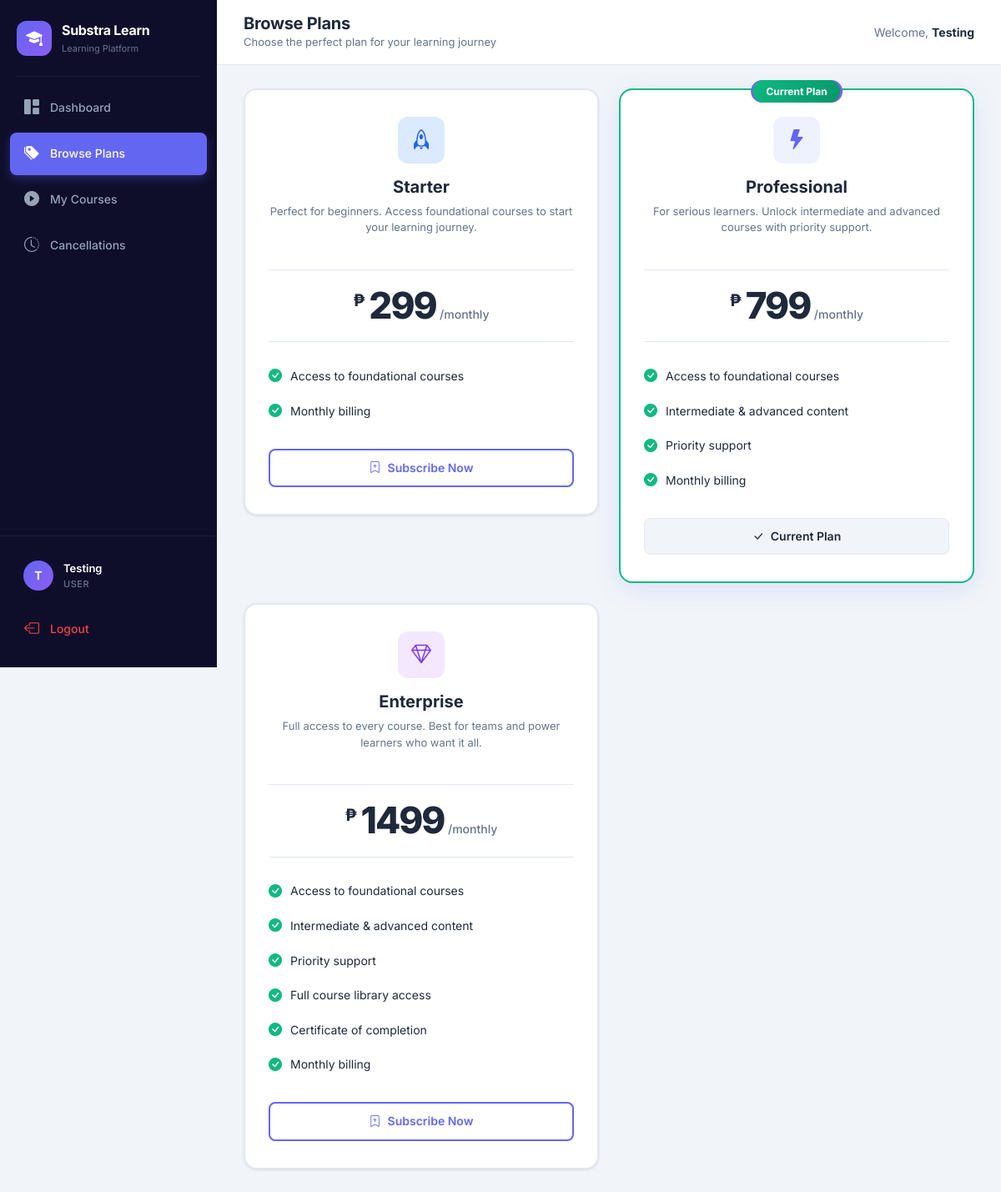
The app's page /plans (signed in) with its own data.
### tables this page shows
CREATE TABLE plans (
    id INTEGER PRIMARY KEY AUTOINCREMENT,
    name TEXT NOT NULL,
    description TEXT DEFAULT '',
    price REAL NOT NULL,
    billing_cycle TEXT NOT NULL,
    status TEXT DEFAULT 'active',
    created_at TEXT DEFAULT (datetime('now'))
);

### app.py (the view)
@app.route('/plans')
@login_required
def plans():
    conn = get_db()
    all_plans = conn.execute("SELECT * FROM plans WHERE status='active' ORDER BY price").fetchall()
    active_sub = conn.execute("""
        SELECT s.plan_id, p.name as plan_name FROM subscriptions s
        JOIN plans p ON s.plan_id = p.id
        WHERE s.user_id = ? AND s.status = 'active'
        ORDER BY s.id DESC LIMIT 1
    """, (session['user_id'],)).fetchone()
    conn.close()
    active_plan_id = active_sub['plan_id'] if active_sub else None
    return render_template('plans.html', plans=all_plans, active_plan_id=active_plan_id)

### app.py (called while the page is built)
def get_db():
    conn = sqlite3.connect('database.db')
    conn.row_factory = sqlite3.Row
    return conn

def login_required(func):
    @wraps(func)
    def wrapper(*args, **kwargs):
        if "user_id" not in session:
            return redirect("/login")
        return func(*args, **kwargs)
    return wrapper

### templates/plans.html
{% extends "base.html" %}
{% block page_title %}Browse Plans{% endblock %}
{% block page_subtitle %}Choose the perfect plan for your learning journey{% endblock %}
{% block content %}
<div class="plans-grid">
    {% for plan in plans %}
    <div class="plan-card {% if loop.index == 2 %}plan-featured{% endif %} {% if active_plan_id == plan['id'] %}plan-current{% endif %}">
        {% if loop.index == 2 %}
        <div class="plan-badge">Most Popular</div>
        {% endif %}
        {% if active_plan_id == plan['id'] %}
        <div class="plan-badge plan-badge-current">Current Plan</div>
        {% endif %}
        <div class="plan-header">
            <div class="plan-icon plan-icon-{{ loop.index }}">
                {% if loop.index == 1 %}
                    <i class="bi bi-rocket"></i>
                {% elif loop.index == 2 %}
                    <i class="bi bi-lightning-fill"></i>
                {% else %}
                    <i class="bi bi-gem"></i>
                {% endif %}
            </div>
            <h3 class="plan-name">{{ plan['name'] }}</h3>
            <p class="plan-description">{{ plan['description'] }}</p>
        </div>
        <div class="plan-pricing">
            <span class="plan-currency">₱</span>
            <span class="plan-amount">{{ "%.0f"|format(plan['price']) }}</span>
            <span class="plan-cycle">/{{ plan['billing_cycle']|lower }}</span>
        </div>
        <div class="plan-features">
            {% if loop.index >= 1 %}
            <div class="plan-feature">
                <i class="bi bi-check-circle-fill"></i>
                <span>Access to foundational courses</span>
            </div>
            {% endif %}
            {% if loop.index >= 2 %}
            <div class="plan-feature">
                <i class="bi bi-check-circle-fill"></i>
                <span>Intermediate & advanced content</span>
            </div>
            <div class="plan-feature">
                <i class="bi bi-check-circle-fill"></i>
                <span>Priority support</span>
            </div>
            {% endif %}
            {% if loop.index >= 3 %}
            <div class="plan-feature">
                <i class="bi bi-check-circle-fill"></i>
                <span>Full course library access</span>
            </div>
            <div class="plan-feature">
                <i class="bi bi-check-circle-fill"></i>
                <span>Certificate of completion</span>
            </div>
            {% endif %}
            <div class="plan-feature">
                <i class="bi bi-check-circle-fill"></i>
                <span>{{ plan['billing_cycle'] }} billing</span>
            </div>
        </div>
        <div class="plan-action">
            {% if active_plan_id == plan['id'] %}
                <button class="btn-custom btn-secondary-custom w-100" disabled>
                    <i class="bi bi-check-lg"></i> Current Plan
                </button>
            {% else %}
                <a href="/subscribe/{{ plan['id'] }}" class="btn-custom {% if loop.index == 2 %}btn-primary-custom{% else %}btn-outline-primary{% endif %} w-100">
                    <i class="bi bi-bookmark-plus"></i> Subscribe Now
                </a>
            {% endif %}
        </div>
    </div>
    {% endfor %}
</div>
{% endblock %}

### static/style.css (style rules this page uses)
:root { --primary: #6366F1; --primary-dark: #4F46E5; --primary-light: #A5B4FC; --primary-bg: #EEF2FF; --secondary: #8B5CF6; --success: #10B981; --success-bg: #D1FAE5; --warning: #F59E0B; --warning-bg: #FEF3C7; --danger: #EF4444; --danger-bg: #FEE2E2; --info: #06B6D4; --info-bg: #CFFAFE; --dark: #0F172A; --sidebar-bg: #0F0E2A; --sidebar-hover: #1E1B4B; --sidebar-active: #6366F1; --bg: #F1F5F9; --card: #FFFFFF; --text: #1E293B; --text-muted: #64748B; --border: #E2E8F0; --radius: 12px; --radius-sm: 8px; --radius-lg: 16px; --shadow: 0 1px 3px rgba(0,0,0,0.06), 0 1px 2px rgba(0,0,0,0.04); --shadow-md: 0 4px 6px rgba(0,0,0,0.05), 0 2px 4px rgba(0,0,0,0.03); --shadow-lg: 0 10px 25px rgba(0,0,0,0.08), 0 4px 10px rgba(0,0,0,0.04); --transition: all 0.2s ease; --sidebar-width: 260px; }
* { margin: 0; padding: 0; box-sizing: border-box; }
body { font-family: 'Inter', -apple-system, BlinkMacSystemFont, 'Segoe UI', sans-serif; background: var(--bg); color: var(--text); line-height: 1.6; -webkit-font-smoothing: antialiased; }
.btn-custom { display: inline-flex; align-items: center; justify-content: center; gap: 8px; padding: 10px 20px; border-radius: var(--radius-sm); font-size: 14px; font-weight: 600; text-decoration: none; border: none; cursor: pointer; transition: var(--transition); white-space: nowrap; }
.btn-secondary-custom { background: var(--bg); color: var(--text); border: 1px solid var(--border); }
.btn-outline-primary { background: transparent; color: var(--primary); border: 2px solid var(--primary); }
.w-100 { width: 100%; }
.plans-grid { display: grid; grid-template-columns: repeat(auto-fit, minmax(300px, 1fr)); gap: 24px; align-items: start; }
.plan-card { background: var(--card); border-radius: var(--radius-lg); padding: 32px 28px; box-shadow: var(--shadow); border: 2px solid var(--border); transition: var(--transition); position: relative; display: flex; flex-direction: column; }
.plan-featured { border-color: var(--primary); box-shadow: 0 8px 30px rgba(99, 102, 241, 0.15); }
.plan-current { border-color: var(--success); }
.plan-badge { position: absolute; top: -12px; left: 50%; transform: translateX(-50%); background: linear-gradient(135deg, var(--primary), var(--secondary)); color: white; font-size: 12px; font-weight: 700; padding: 4px 16px; border-radius: 20px; white-space: nowrap; }
.plan-badge-current { background: linear-gradient(135deg, var(--success), #059669); }
.plan-header { text-align: center; margin-bottom: 24px; }
.plan-icon { width: 56px; height: 56px; border-radius: var(--radius); display: flex; align-items: center; justify-content: center; font-size: 24px; margin: 0 auto 16px; }
.plan-icon-1 { background: #DBEAFE; color: #2563EB; }
.plan-icon-2 { background: var(--primary-bg); color: var(--primary); }
.plan-icon-3 { background: #F3E8FF; color: #7C3AED; }
.plan-name { font-size: 20px; font-weight: 700; margin-bottom: 8px; }
.plan-description { color: var(--text-muted); font-size: 13px; line-height: 1.5; }
.plan-pricing { text-align: center; padding: 20px 0; margin-bottom: 20px; border-top: 1px solid var(--border); border-bottom: 1px solid var(--border); }
.plan-currency { font-size: 20px; font-weight: 700; color: var(--text); vertical-align: top; }
.plan-amount { font-size: 44px; font-weight: 800; color: var(--text); letter-spacing: -2px; line-height: 1; }
.plan-cycle { font-size: 14px; color: var(--text-muted); font-weight: 500; }
.plan-features { flex: 1; margin-bottom: 24px; }
.plan-feature { display: flex; align-items: center; gap: 10px; padding: 8px 0; font-size: 14px; color: var(--text); }
.plan-feature i { color: var(--success); font-size: 16px; flex-shrink: 0; }
.plan-action { margin-top: auto; }

### records on screen
plans: name "Starter", description "Perfect for beginners. Access foundational courses to start your learning journey.", price "299", billing_cycle "monthly", billing_cycle "Monthly"
plans: shows "Most Popular", shows "Current Plan", name "Professional", description "For serious learners. Unlock intermediate and advanced courses with priority support.", price "799", billing_cycle "monthly", shows "Intermediate & advanced content", billing_cycle "Monthly"
plans: name "Enterprise", description "Full access to every course. Best for teams and power learners who want it all.", price "1499", billing_cycle "monthly", shows "Intermediate & advanced content", shows "Full course library access", billing_cycle "Monthly"

### other values on screen
{{ session.get('user_name', 'U')[0]|upper }} "T"
{{ session.get('user_name') }} "Testing"
{{ session.get('role')|upper }} "USER"
